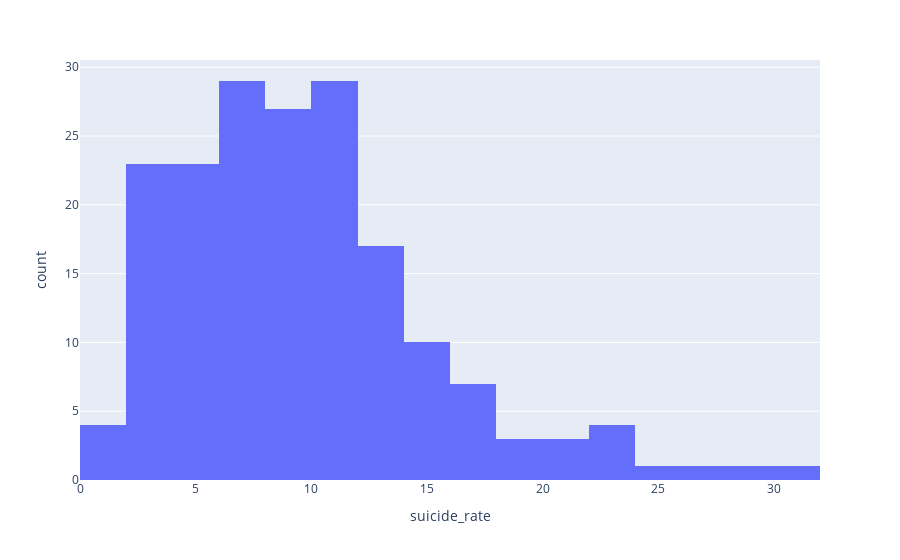

Write notebook code for a chart like this one.
### Markdown cell above
If it looks like there are more countries with lower rates, it's because there are. Here's a breakdown for 2016:

### Code cell
fig = px.histogram(df2016, x="suicide_rate")
fig.show()

### Figure 1 — Plotly figure (JSON) as saved in the notebook; plotly's stock layout.template omitted (floating-point values rounded to 4 significant figures; data arrays with more than 128 entries replaced by an {"elided": "..."} marker saying what was removed)
{"data": [{"alignmentgroup": "True", "bingroup": "x", "hovertemplate": "suicide_rate=%{x}<br>count=%{y}<extra></extra>", "legendgroup": "", "marker": {"color": "#636efa", "pattern": {"shape": ""}}, "name": "", "offsetgroup": "", "orientation": "v", "showlegend": false, "type": "histogram", "x": {"elided": "183 float values"}, "xaxis": "x", "yaxis": "y"}], "layout": {"barmode": "relative", "legend": {"tracegroupgap": 0}, "margin": {"t": 60}, "xaxis": {"anchor": "y", "domain": [0, 1], "title": {"text": "suicide_rate"}}, "yaxis": {"anchor": "x", "domain": [0, 1], "title": {"text": "count"}}}}
